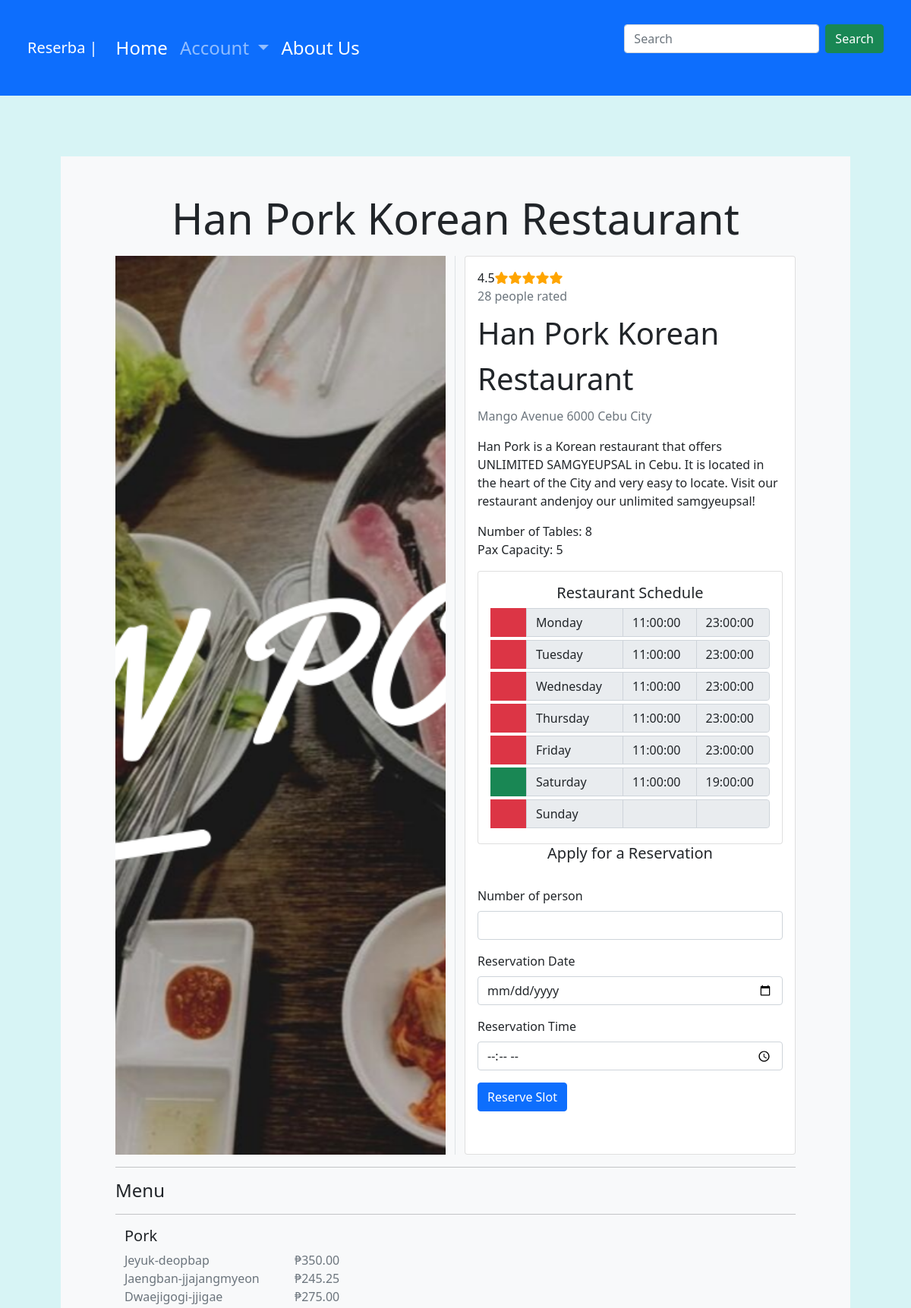
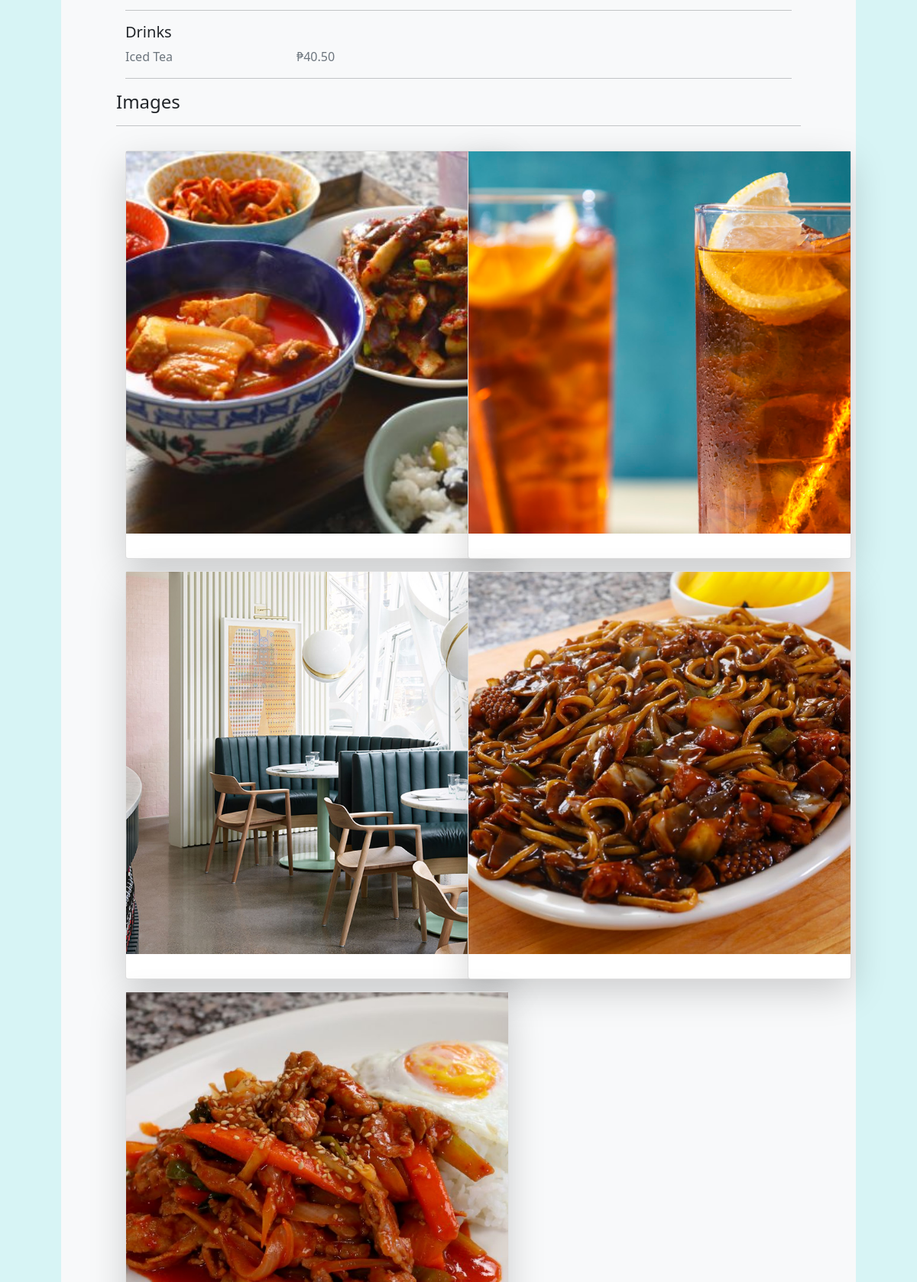
The app's page /public/user/restaurant.php?id=1 (signed in, upper part) with its own data (2 pictures, top to bottom).
### tables this page shows
CREATE TABLE `restaurant`(
    `restaurantID` INT NOT NULL AUTO_INCREMENT,
    `restaurant_name` VARCHAR(50) NOT NULL,
    `description` VARCHAR(255) NOT NULL,
    `address` VARCHAR(100) NOT NULL,
    `no_of_table` INT NOT NULL,
    `pax_capacity` INT NOT NULL,
    `image` VARCHAR(255) NOT NULL,
    CONSTRAINT restaurantPK PRIMARY KEY(`restaurantID`)
);

CREATE TABLE `restaurant_open` (
    `restopenID` INT NOT NULL AUTO_INCREMENT,
    `restaurantID` INT NOT NULL,
    `DoW` TINYINT NOT NULL,
    `start_time` TIME,
    `end_time` TIME,
    CONSTRAINT restopenPK PRIMARY KEY(`restopenID`),
    CONSTRAINT ro_restid_fk FOREIGN KEY(`restaurantID`)
        REFERENCES restaurant(`restaurantID`)
);

CREATE TABLE `menu` (
    `menuID` INT NOT NULL AUTO_INCREMENT,
    `restaurantID` INT NOT NULL,
    `menu_name` VARCHAR(50) NOT NULL,
    CONSTRAINT menuPK PRIMARY KEY(`menuID`),
    CONSTRAINT mn_resid_fk FOREIGN KEY(`restaurantID`)
        REFERENCES restaurant(`restaurantID`)
);

CREATE TABLE `food` (
    `foodID` INT NOT NULL AUTO_INCREMENT,
    `menuID` INT NOT NULL,
    `food_name` VARCHAR(50) NOT NULL,
    `food_price` DECIMAL(6,2) NOT NULL,
    CONSTRAINT foodPK PRIMARY KEY(`foodID`),
    CONSTRAINT fd_menuid_fk FOREIGN KEY(`menuID`)
        REFERENCES menu(`menuID`)
);

CREATE TABLE `restaurant_images` (
    `imageID` INT NOT NULL AUTO_INCREMENT,
    `restaurantID` INT NOT NULL,
    `image_name` VARCHAR(255) NOT NULL,
    CONSTRAINT imagePK PRIMARY KEY(`imageID`),
    CONSTRAINT img_restid_fk FOREIGN KEY(`restaurantID`)
        REFERENCES restaurant(`restaurantID`)
);

### public/user/restaurant.php (the view, shortened to what this page needs)
<?php
    $rID = $_GET['id'];
?>
<head>
    <link href="https://cdn.jsdelivr.net/npm/bootstrap@5.1.3/dist/css/bootstrap.min.css" rel="stylesheet">
    <link rel="stylesheet" href="https://cdnjs.cloudflare.com/ajax/libs/font-awesome/6.0.0-beta3/css/all.min.css" />
    <link rel="stylesheet" href="../stylesheets/styles.css">
</head>
<body>
    <?php include('../shared/user_header.php'); ?>
    <main style="margin:5em;">
        <div class="container bg-light ps-4 pe-4">
            <div class="container-fluid p-5">
                <div id="info-body">
                    <?php
                        $sql = "SELECT COUNT(rv.rating) AS 'numrate', ROUND(AVG(rv.rating), 1) AS 'rating', r.*, ro.start_time, ro.end_time
                                FROM restaurant r
                                JOIN reservation rv ON r.restaurantID = rv.restaurantID
                                JOIN restaurant_open ro ON r.restaurantID = ro.restaurantID
                                WHERE r.restaurantID = ?;";
                        $stmt = $con->prepare($sql);
                        $stmt->bind_param("i", $rID);
                        $stmt->execute();
                        $result = $stmt->get_result();
                        while($rest = $result->fetch_assoc()) {
                    ?>
                    <p class="display-4 text-center"><?php echo $rest['restaurant_name'] ?></p>
                    <div class="row row-cols-1 row-cols-md-3">
                        <div class="col-lg-6 col-md-6 d-flex justify-content-center border-end mb-4 mb-sm-0">
                            <div>
                                <img src="<?php echo IMG_PATH . $rest['image']; ?>" class="img-fluid" style="object-fit: cover; width: 100%; height: 100%;" />
                            </div>
                        </div>
                        <div class="col-lg-6">
                            <div class="card">
                                <div class="card-body">
                                <?php
                                    echo $rest['rating'];
                                    for($i = 0; $i < 5; $i++, $rest['rating']--) {
                                        echo $rest['rating'] >= 0.5 ?  '<span class="fa fa-star checked"></span>' : '<span class="fa fa-star"></span>';
                                    }
                                ?>
                                <div class="text-muted"><?php echo $rest['numrate']; ?> people rated</div>
                                <div class=" display-6 form-control-plaintext"><?php echo $rest['restaurant_name']; ?></div>
                                <div class="text-truncate text-muted"><?php echo $rest['address']; ?></div>
                                <div class="pt-3"><?php echo $rest['description']; ?></div>
                                <div class="pt-3">Number of Tables: <?php echo $rest['no_of_table']; ?></div>
                                <div class="pb-3">Pax Capacity: <?php echo $rest['pax_capacity']; ?></div>
                                <div class="card">
                                    <div class="card-body">
                                        <h5 class="card-title text-center">Restaurant Schedule</h5>
                                        <?php
                                            $dw = date('N');
                                            $sql = "SELECT *, (CASE WHEN CURTIME() BETWEEN ro.start_time AND ro.end_time AND ro.DoW = ? THEN 'open' ELSE 'close' END) 'status'
                                                    FROM restaurant_open ro
                                                    WHERE restaurantID=?";
                                            $stmt = $con->prepare($sql);
                                            $stmt->bind_param("ii", $dw, $rID);
                                            $stmt->execute();
                                            $result = $stmt->get_result();
                                            for($i=0; $sched = $result->fetch_assoc(); $i++) {
                                        ?>
                                        <div class="input-group mb-1">
                                            <?php $color =  $sched['status'] == 'open' ? 'bg-success' : 'bg-danger'; ?>
                                            <a class="<?php echo $color; ?> sched-edit" style="width: 3em;" id="sched-edit" data-bs-toggle="modal" data-bs-target="#edit-sched-modal" status="<?php echo $sched['status']; ?>" href=""></a>
                                            <span class="input-group-text" style="width: 8em"><?php echo date('l', strtotime('Monday+'. $i . ' day'));?></span>
                                            <span type="time" class="form-control" name="opentime1" readonly><?php echo $sched['start_time']; ?></span>
                                            <span type="time" class="form-control" name="closetime1" readonly><?php echo $sched['end_time']; ?></span>
                                        </div>
                                        <?php } ?>
                                    </div>
                                    </div>
                                    <div>
                                        <h5 class="card-title text-center">Apply for a Reservation</h5>
                                        <form class="row g-3 py-4" id="reserve-form" method="POST">
                                            <div class="col-md-12">
                                                <label for="pax" class="form-label">Number of person</label>
                                                <input type="number" required class="form-control" id="pax" oninput="this.value = this.value.replace(/[^0-9.]/g, '').replace(/(\..*?)\..*/g, '$1');" max="<?php echo $rest['pax_capacity']; ?>" min="1" name="pax">
                                            </div>
                                            <div class="col-md-12">
                                                <label for="date" class="form-label">Reservation Date</label>
                                                <input type="date" required class="form-control" id="date" name="date" min="<?php echo date('Y-m-d'); ?>">
                                            </div>
                                            <div class="col-12">
                                                <label for="time" class="form-label">Reservation Time</label>
                                                <input type="time" required class="form-control" id="time" name="time" min="<?php echo substr($rest['start_time'], 0, 5) ?>" max="<?php echo substr($rest['end_time'], 0, 5) ?>">
                                            </div>
                                            <div class="col-12">
                                                <button id="submit" name="submit" type="submit" class="btn btn-primary">Reserve Slot</button>
                                            </div>
                                        </form>
                                    </div>
                                </div>
                            </div>
                        </div>
                    </div>
                </div>
                <?php  } ?>
                <div id="menu-body">
                    <hr><div class="h4">Menu</div><hr>
                    <div class="container">
                        <?php
                            $sql =  "SELECT * FROM menu WHERE restaurantID=?";
                            $stmt = $con->prepare($sql);
                            $stmt->bind_param("i", $rID);
                            $stmt->execute();
                            $result = $stmt->get_result();
                            while($menu = $result->fetch_assoc()) {
                                $mID = $menu['menuID']; ?>
                        <div class="row">
                            <div class="col h5 menu-edit">
                                <?php echo $menu['menu_name']; ?>
                            </div>
                        </div>
                            <?php
                                $sql = "SELECT * FROM food WHERE menuID=?";
                                $stmt = $con->prepare($sql);
                                $stmt->bind_param("i", $mID);
                                $stmt->execute();
                                $res = $stmt->get_result();
                                while($food = $res->fetch_assoc()) {
                            ?>
                        <div class="row">
                            <div class="col-md-3 text-muted"><?php echo $food['food_name']; ?></div>
                            <div class="col text-muted">₱<?php echo $food['food_price']; ?></div>
                        </div>
                        <?php
                                }
                                echo '<hr>';
                            }
                        ?>
                    </div>
                </div>
                <div id="imgs-body">
                    <div class="h4">Images</div><hr>
                    <div class="container">
                        <div class="row row-cols-1 row-cols-md-2">
                        <?php
                            $stmt = $con->prepare("SELECT * FROM restaurant_images WHERE restaurantID=?");
                            $stmt->bind_param("i", $rID);
                            $stmt->execute();
                            $result = $stmt->get_result();
                            while($img = $result->fetch_assoc()) {
                        ?>
                            <div class="col pt-3">
                                <div class="card shadow-lg ndx" style="width: 31.4rem;">
                                    <img src="<?php echo IMG_PATH . $img['image_name'] ?>" style="height: 500px; width:500px; object-fit: cover;"/>
                                    <div class="card-body">
                                    </div>
                                </div>
                            </div>
                        <?php } ?>
                        </div>
                    </div>
                </div>
            </div>
        </div>
    </main>
</body>

### public/stylesheets/styles.css (style rules this page uses)
main { background-color: #D7F4F5; }
body { margin: 0; padding: 0; background: #D7F4F5 !important; }
.checked { color: orange; }
.card.ndx { border-radius: 4px; transition: .5s transform cubic-bezier(.155,1.105,.295,1.12),.3s box-shadow,.3s -webkit-transform cubic-bezier(.155,1.105,.295,1.12); cursor: pointer; }

### records on screen
restaurant: restaurant_name "Han Pork Korean Restaurant", image (picture), rating "4.5", numrate "28", address "Mango Avenue 6000 Cebu City", description "Han Pork is a Korean restaurant that offers UNLIMITED SAMGYEUPSAL in Cebu. It is located in the heart of the City and very easy to locate. Visit our restaurant andenjoy our unlimited samgyeupsal!", no_of_table "8", pax_capacity "5"
restaurant_open: i "Monday", start_time "11:00:00", end_time "23:00:00"
restaurant_open: i "Tuesday", start_time "11:00:00", end_time "23:00:00"
restaurant_open: i "Wednesday", start_time "11:00:00", end_time "23:00:00"
restaurant_open: i "Thursday", start_time "11:00:00", end_time "23:00:00"
restaurant_open: i "Friday", start_time "11:00:00", end_time "23:00:00"
restaurant_open: i "Saturday", start_time "11:00:00", end_time "19:00:00"
restaurant_open: i "Sunday"
menu: menu_name "Pork"
food: food_name "Jeyuk-deopbap", food_price "350.00"
food: food_name "Jaengban-jjajangmyeon", food_price "245.25"
food: food_name "Dwaejigogi-jjigae", food_price "275.00"
menu: menu_name "Drinks"
food: food_name "Iced Tea", food_price "40.50"
restaurant_images: image_name (picture)
restaurant_images: image_name (picture)
restaurant_images: image_name (picture)
restaurant_images: image_name (picture)
restaurant_images: image_name (picture)
